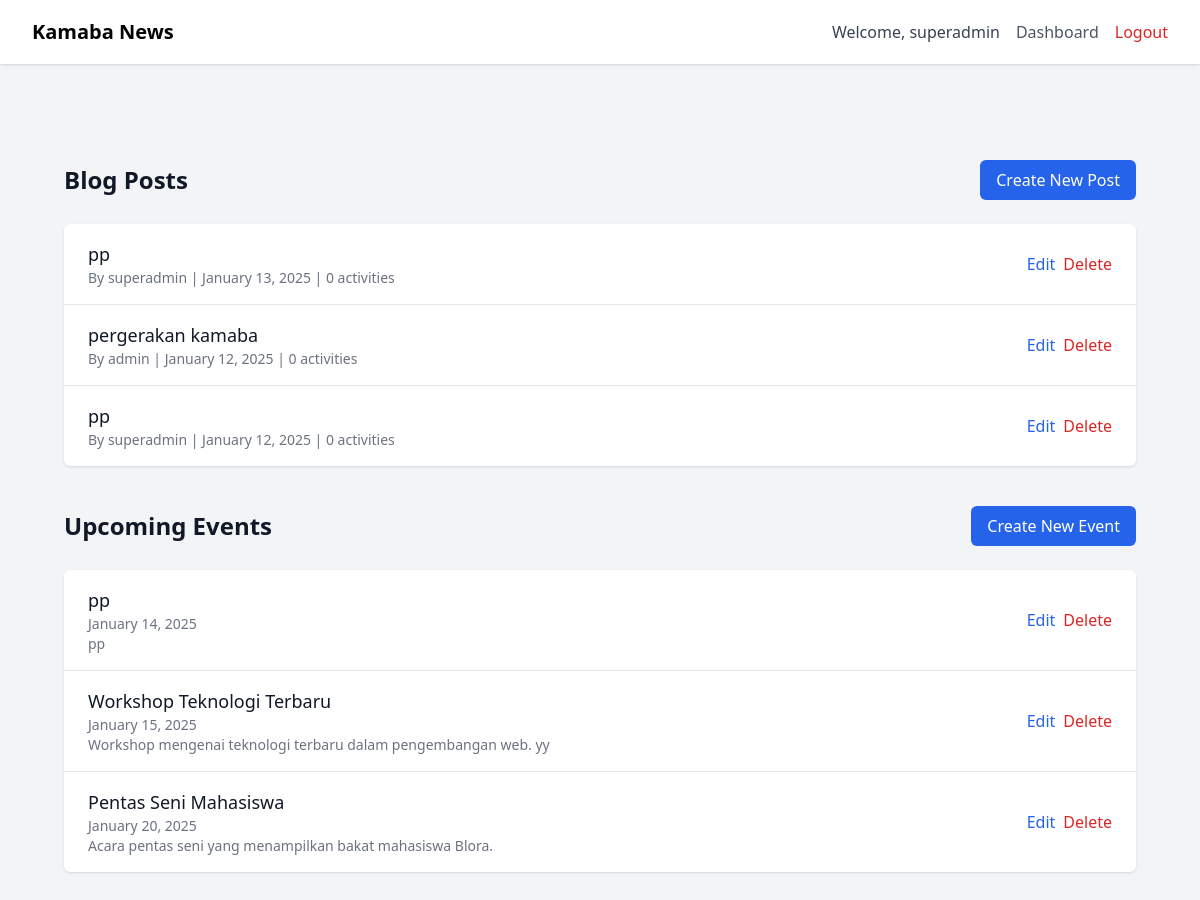
Page /dashboard.php (signed in) on the committed database.
### tables this page shows
CREATE TABLE IF NOT EXISTS `blogs` (
  `id` int NOT NULL AUTO_INCREMENT,
  `title` varchar(255) NOT NULL,
  `content` text NOT NULL,
  `image_url` varchar(255) DEFAULT NULL,
  `created_by` int NOT NULL,
  `created_at` timestamp NULL DEFAULT CURRENT_TIMESTAMP,
  `updated_at` timestamp NULL DEFAULT CURRENT_TIMESTAMP ON UPDATE CURRENT_TIMESTAMP,
  PRIMARY KEY (`id`),
  KEY `created_by` (`created_by`),
  CONSTRAINT `blogs_ibfk_1` FOREIGN KEY (`created_by`) REFERENCES `users` (`id`) ON DELETE CASCADE
);

CREATE TABLE IF NOT EXISTS `users` (
  `id` int NOT NULL AUTO_INCREMENT,
  `name` varchar(100) NOT NULL,
  `email` varchar(100) NOT NULL,
  `password` varchar(255) NOT NULL,
  `role` enum('admin','super_admin') NOT NULL,
  `created_at` timestamp NULL DEFAULT CURRENT_TIMESTAMP,
  `updated_at` timestamp NULL DEFAULT CURRENT_TIMESTAMP ON UPDATE CURRENT_TIMESTAMP,
  PRIMARY KEY (`id`),
  UNIQUE KEY `email` (`email`)
);

CREATE TABLE IF NOT EXISTS `events` (
  `id` int NOT NULL AUTO_INCREMENT,
  `title` varchar(255) NOT NULL,
  `description` text,
  `location` varchar(255) NOT NULL,
  `image_url` varchar(255) DEFAULT NULL,
  `event_date` date NOT NULL,
  `created_at` timestamp NULL DEFAULT CURRENT_TIMESTAMP,
  `updated_at` timestamp NULL DEFAULT CURRENT_TIMESTAMP ON UPDATE CURRENT_TIMESTAMP,
  `created_by` int DEFAULT NULL,
  PRIMARY KEY (`id`),
  KEY `fk_created_by` (`created_by`),
  CONSTRAINT `fk_created_by` FOREIGN KEY (`created_by`) REFERENCES `users` (`id`)
);

### dashboard.php (the view, shortened to what this page needs)
<?php
require_once 'config/db.php';
require_once 'session.php';
if ($user_role === 'admin') {
    $stmt = $pdo->prepare("
        SELECT blogs.*, users.name as author_name,
               (SELECT COUNT(*) FROM activities WHERE activities.blog_id = blogs.id) as activity_count
        FROM blogs
        JOIN users ON blogs.created_by = users.id
        WHERE blogs.created_by = :users_id
        ORDER BY blogs.created_at DESC
    ");
    $stmt->execute(['users_id' => $user_id]);
    $blogs = $stmt->fetchAll();
    $stmt = $pdo->prepare("
        SELECT * FROM events
        WHERE created_by = :users_id
        ORDER BY event_date ASC
    ");
    $stmt->execute(['users_id' => $user_id]);
    $events = $stmt->fetchAll();
} elseif ($user_role === 'super_admin') {
    $stmt = $pdo->query("
        SELECT blogs.*, users.name as author_name,
               (SELECT COUNT(*) FROM activities WHERE activities.blog_id = blogs.id) as activity_count
        FROM blogs
        JOIN users ON blogs.created_by = users.id
        ORDER BY blogs.created_at DESC
    ");
    $blogs = $stmt->fetchAll();
    $stmt = $pdo->query("
        SELECT * FROM events
        ORDER BY event_date ASC
    ");
    $events = $stmt->fetchAll();
} else {
    die("Unauthorized access.");
}
?>
<?php require 'layouts/_top.php'; ?>
<div class="max-w-7xl mx-auto py-6 sm:px-6 lg:px-8">
    <div class="px-4 py-6 sm:px-0">
    <div class="max-w-7xl mx-auto py-6 sm:px-6 lg:px-8">
    <div class="px-4 py-6 sm:px-0">
        <div class="mb-10">
            <div class="flex justify-between items-center mb-6">
                <h2 class="text-2xl font-bold text-gray-900">Blog Posts</h2>
                <a href="create_blog.php" class="bg-blue-600 text-white px-4 py-2 rounded-md hover:bg-blue-700">
                    Create New Post
                </a>
            </div>
            <div class="bg-white shadow overflow-hidden sm:rounded-md">
                <ul class="divide-y divide-gray-200">
                    <?php if (empty($blogs)): ?>
                        <li class="px-6 py-4 text-center text-gray-500">No blogs available.</li>
                    <?php else: ?>
                        <?php foreach ($blogs as $blog): ?>
                            <li class="px-6 py-4">
                                <div class="flex items-center justify-between">
                                    <div>
                                        <h3 class="text-lg font-medium text-gray-900">
                                            <?php echo htmlspecialchars($blog['title']); ?>
                                        </h3>
                                        <p class="text-sm text-gray-500">
                                            By <?php echo htmlspecialchars($blog['author_name']); ?> |
                                            <?php echo date('F j, Y', strtotime($blog['created_at'])); ?> |
                                            <?php echo $blog['activity_count']; ?> activities
                                        </p>
                                    </div>
                                    <div class="flex space-x-2">
                                        <a href="edit_blog.php?id=<?php echo $blog['id']; ?>"
                                           class="text-blue-600 hover:text-blue-800">Edit</a>
                                        <?php if ($_SESSION['user_role'] === 'super_admin'): ?>
                                            <form method="POST" class="inline" onsubmit="return confirm('Are you sure?');">
                                                <button type="submit" name="delete_blog"
                                                        class="text-red-600 hover:text-red-800">Delete</button>
                                            </form>
                                        <?php endif; ?>
                                    </div>
                                </div>
                            </li>
                        <?php endforeach; ?>
                    <?php endif; ?>
                </ul>
            </div>
        </div>
        <div>
            <div class="flex justify-between items-center mb-6">
                <h2 class="text-2xl font-bold text-gray-900">Upcoming Events</h2>
                <a href="create_event.php" class="bg-blue-600 text-white px-4 py-2 rounded-md hover:bg-blue-700">
                    Create New Event
                </a>
            </div>
            <div class="bg-white shadow overflow-hidden sm:rounded-md">
                <ul class="divide-y divide-gray-200">
                    <?php if (empty($events)): ?>
                        <li class="px-6 py-4 text-center text-gray-500">No events available.</li>
                    <?php else: ?>
                        <?php foreach ($events as $event): ?>
                        <li class="px-6 py-4">
                            <div class="flex items-center justify-between">
                                <div>
                                    <h3 class="text-lg font-medium text-gray-900">
                                        <?php echo htmlspecialchars($event['title']); ?>
                                    </h3>
                                    <p class="text-sm text-gray-500">
                                        <?php echo date('F j, Y', strtotime($event['event_date'])); ?>
                                    </p>
                                    <p class="text-sm text-gray-500">
                                        <?php echo htmlspecialchars($event['description']); ?>
                                    </p>
                                </div>
                                <div class="flex space-x-2">
                                    <a href="edit_event.php?id=<?php echo $event['id']; ?>"
                                    class="text-blue-600 hover:text-blue-800">Edit</a>
                                    <?php if ($_SESSION['user_role'] === 'super_admin'): ?>
                                    <form method="POST" class="inline" onsubmit="return confirm('Are you sure?');">
                                        <button type="submit" name="delete_event"
                                                class="text-red-600 hover:text-red-800">Delete</button>
                                    </form>
                                    <?php endif; ?>
                                </div>
                            </div>
                        </li>
                        <?php endforeach; ?>
                    <?php endif; ?>
                </ul>
            </div>
        </div>
    </div>
</div>
    </div>
</div>
</body>
</html>

### layouts/_top.php (shortened to what this page needs)
<!DOCTYPE html>
<html lang="en">
<head>
    <script src="https://cdn.tailwindcss.com"></script>
</head>
<body class="bg-gray-100">
    <div class="min-h-screen">
        <nav class="bg-white shadow">
            <div class="max-w-7xl mx-auto px-4 sm:px-6 lg:px-8">
                <div class="flex justify-between h-16">
                    <div class="flex">
                        <div class="flex-shrink-0 flex items-center">
                            <h1 class="text-xl font-bold">Kamaba News</h1>
                        </div>
                    </div>
                    <div class="flex items-center">
                        <span class="text-gray-700 mr-4">Welcome, <?php echo htmlspecialchars($_SESSION['user_name']); ?></span>
                        <a href="dashboard.php" class="text-gray-600 hover:text-gray-900 mr-4">Dashboard</a>
                        <a href="logout.php" class="text-red-600 hover:text-red-800">Logout</a>
                    </div>
                </div>
            </div>
        </nav>

### rows in the picture
blogs: title "pp", created_by.name "superadmin", created_at "January 13, 2025", activity_count "0"
blogs: title "pergerakan kamaba", created_by.name "admin", created_at "January 12, 2025", activity_count "0"
blogs: title "pp", created_by.name "superadmin", created_at "January 12, 2025", activity_count "0"
events: title "pp", event_date "January 14, 2025", description "pp"
events: title "Workshop Teknologi Terbaru", event_date "January 15, 2025", description "Workshop mengenai teknologi terbaru dalam pengembangan web. yy"
events: title "Pentas Seni Mahasiswa", event_date "January 20, 2025", description "Acara pentas seni yang menampilkan bakat mahasiswa Blora."

### other values in the picture
$_SESSION['user_name'] "superadmin"
